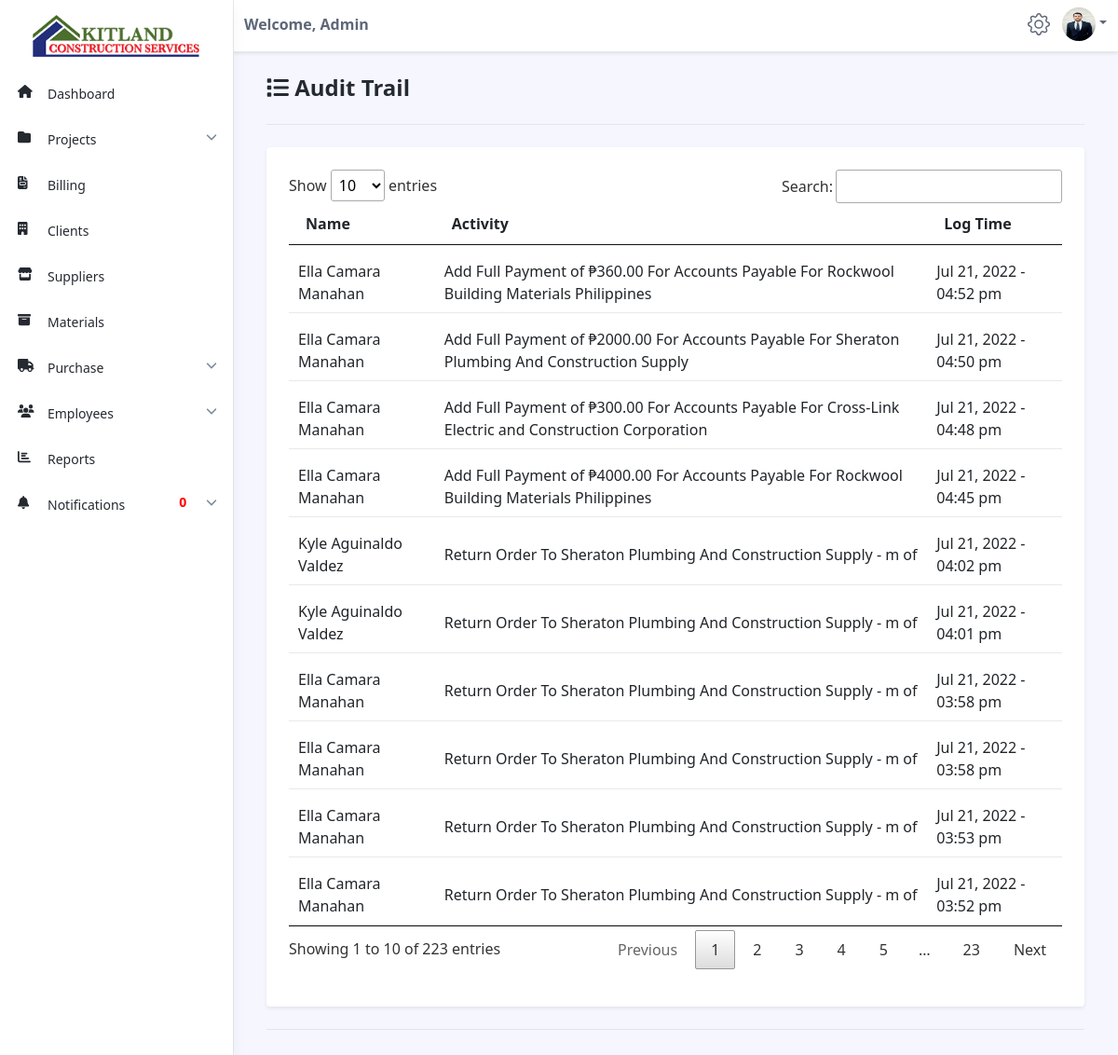
Before: /admin/audit-trail.php (signed in) with the older database file.
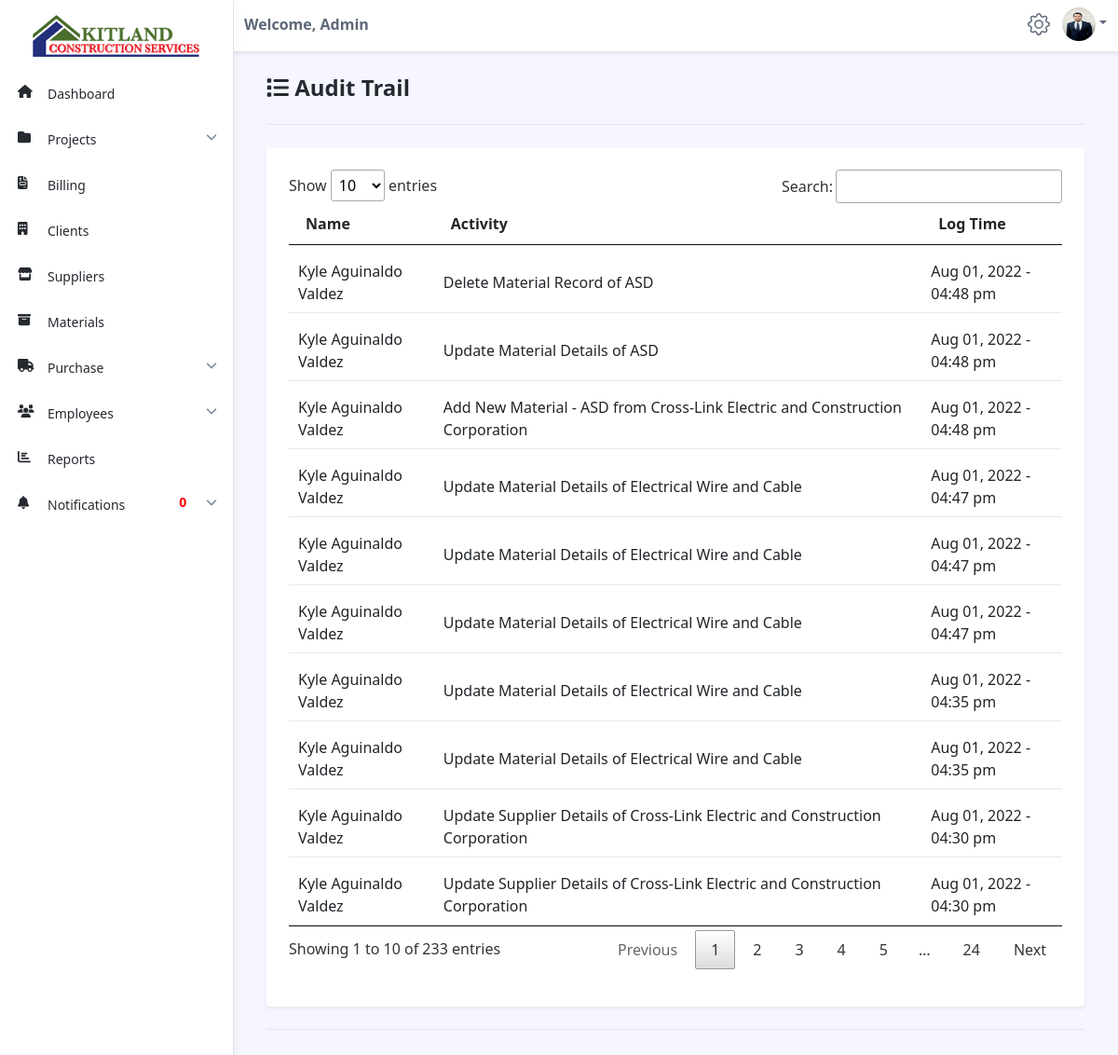
After: the same page with the newer database file.
### tables this page shows
CREATE TABLE `logs` (
  `id` int(11) NOT NULL,
  `username` varchar(255) NOT NULL,
  `log_time` datetime NOT NULL,
  `activity` varchar(255) NOT NULL
);

CREATE TABLE `staffs` (
  `id` int(11) NOT NULL,
  `staff_id` varchar(255) NOT NULL,
  `full_name` varchar(255) NOT NULL,
  `birthday` date NOT NULL,
  `age` varchar(255) NOT NULL,
  `gender` varchar(255) NOT NULL,
  `address` varchar(255) NOT NULL,
  `contact` varchar(255) NOT NULL,
  `civil_status` varchar(255) NOT NULL,
  `profile` varchar(255) NOT NULL,
  `status` varchar(255) NOT NULL,
  `email` varchar(255) NOT NULL,
  `username` varchar(255) NOT NULL,
  `password` varchar(255) NOT NULL,
  `access` varchar(255) NOT NULL,
  `otp` varchar(255) NOT NULL,
  `date_added` date NOT NULL,
  `last_login` datetime NOT NULL,
  `last_activity` datetime NOT NULL,
  `last_logout` datetime NOT NULL
);

### admin/audit-trail.php (the view, shortened to what this page needs)
<?php
include('../connections/config.php');
?>
<!DOCTYPE html>
<!DOCTYPE html>
<html lang="en">
<head>
    <link id="theme-style" rel="stylesheet" href="dataTables/jquery.dataTables.min.css">
    <link id="theme-style" rel="stylesheet" href="assets/css/portal.css">
    <link rel="stylesheet" href="../assets/css/style.css" />
</head>
<body class="app">
    <?php include('navbar.php'); ?>
    <div class="app-wrapper">
        <div class="app-content pt-3 p-md-3 p-lg-4">
            <div class="container-xl">
                <h1 class="app-page-title"><span class="nav-icon"><i class="fa fa-list"></i></span> Audit Trail</h1>
                <hr class="mb-4">
                <div class="row g-4 settings-section">
                    <div class="col-12 col-md-12">
                        <div class="app-card app-card-settings shadow-sm p-4">
                            <div class="app-card-body">
                                <form class="settings-form">
                                    <div class="mb-3">
                                        <table id="myTable" class="table app-table-hover mb-0 text-left">
                                            <thead>
                                                <tr>
                                                    <th class="cell">Name</th>
                                                    <th class="cell">Activity</th>
                                                    <th class="cell">Log Time</th>
                                                </tr>
                                            </thead>
                                            <tbody>
                                                <?php
                                                $sql = "SELECT * FROM logs, staffs WHERE logs.username = staffs.username ORDER by logs.id DESC";
                                                $result = mysqli_query($conn, $sql);
                                                $count = mysqli_num_rows($result);
                                                if ($count > 0) {
                                                    while ($row = mysqli_fetch_assoc($result)) {
                                                        $full_name = $row['full_name'];
                                                        $activity = $row['activity'];
                                                        $log_time = $row['log_time'];
                                                        $logout = date("M d, Y - h:i a", strtotime($log_time));
                                                ?>
                                                        <tr>
                                                            <td class="cell" style="padding-top: 1em"><?php echo $full_name; ?></td>
                                                            <td class="cell" style="padding-top: 1em"><?php echo $activity; ?></td>
                                                            <td class="cell" style="padding-top: 1em"><?php echo $logout; ?></td>
                                                        </tr>
                                                <?php
                                                    }
                                                } else {
                                                    echo "<script>alert('No Logs Found!')</script>";
                                                }
                                                ?>
                                            </tbody>
                                        </table>
                                    </div>
                                </form>
                            </div>
                        </div>
                    </div>
                </div>
                <hr class="my-4">
            </div>
        </div>
    </div>
</body>
</html>

Changed rows visible on the page:
no longer on this page (row unchanged): logs: staffs.full_name "Ella Camara Manahan", activity "Add Full Payment of ₱360.00 For Accounts Payable For Rockwool Building Materials Philippines", log_time "Jul 21, 2022 - 04:52 pm"
no longer on this page (row unchanged): logs: staffs.full_name "Ella Camara Manahan", activity "Add Full Payment of ₱2000.00 For Accounts Payable For Sheraton Plumbing And Construction Supply", log_time "Jul 21, 2022 - 04:50 pm"
no longer on this page (row unchanged): logs: staffs.full_name "Ella Camara Manahan", activity "Add Full Payment of ₱300.00 For Accounts Payable For Cross-Link Electric and Construction Corporation", log_time "Jul 21, 2022 - 04:48 pm"
no longer on this page (row unchanged): logs: staffs.full_name "Ella Camara Manahan", activity "Add Full Payment of ₱4000.00 For Accounts Payable For Rockwool Building Materials Philippines", log_time "Jul 21, 2022 - 04:45 pm"
no longer on this page (row unchanged): logs: staffs.full_name "Kyle Aguinaldo Valdez", activity "Return Order To Sheraton Plumbing And Construction Supply - m of", log_time "Jul 21, 2022 - 04:02 pm"
no longer on this page (row unchanged): logs: staffs.full_name "Kyle Aguinaldo Valdez", activity "Return Order To Sheraton Plumbing And Construction Supply - m of", log_time "Jul 21, 2022 - 04:01 pm"
no longer on this page (row unchanged): logs: staffs.full_name "Ella Camara Manahan", activity "Return Order To Sheraton Plumbing And Construction Supply - m of", log_time "Jul 21, 2022 - 03:58 pm"
no longer on this page (row unchanged): logs: staffs.full_name "Ella Camara Manahan", activity "Return Order To Sheraton Plumbing And Construction Supply - m of", log_time "Jul 21, 2022 - 03:58 pm"
no longer on this page (row unchanged): logs: staffs.full_name "Ella Camara Manahan", activity "Return Order To Sheraton Plumbing And Construction Supply - m of", log_time "Jul 21, 2022 - 03:53 pm"
no longer on this page (row unchanged): logs: staffs.full_name "Ella Camara Manahan", activity "Return Order To Sheraton Plumbing And Construction Supply - m of", log_time "Jul 21, 2022 - 03:52 pm"
added logs: staffs.full_name "Kyle Aguinaldo Valdez", activity "Delete Material Record of ASD", log_time "Aug 01, 2022 - 04:48 pm"
added logs: staffs.full_name "Kyle Aguinaldo Valdez", activity "Update Material Details of ASD", log_time "Aug 01, 2022 - 04:48 pm"
added logs: staffs.full_name "Kyle Aguinaldo Valdez", activity "Add New Material - ASD from Cross-Link Electric and Construction Corporation", log_time "Aug 01, 2022 - 04:48 pm"
added logs: staffs.full_name "Kyle Aguinaldo Valdez", activity "Update Material Details of Electrical Wire and Cable", log_time "Aug 01, 2022 - 04:47 pm"
added logs: staffs.full_name "Kyle Aguinaldo Valdez", activity "Update Material Details of Electrical Wire and Cable", log_time "Aug 01, 2022 - 04:47 pm"
added logs: staffs.full_name "Kyle Aguinaldo Valdez", activity "Update Material Details of Electrical Wire and Cable", log_time "Aug 01, 2022 - 04:47 pm"
added logs: staffs.full_name "Kyle Aguinaldo Valdez", activity "Update Material Details of Electrical Wire and Cable", log_time "Aug 01, 2022 - 04:35 pm"
added logs: staffs.full_name "Kyle Aguinaldo Valdez", activity "Update Material Details of Electrical Wire and Cable", log_time "Aug 01, 2022 - 04:35 pm"
added logs: staffs.full_name "Kyle Aguinaldo Valdez", activity "Update Supplier Details of Cross-Link Electric and Construction Corporation", log_time "Aug 01, 2022 - 04:30 pm"
added logs: staffs.full_name "Kyle Aguinaldo Valdez", activity "Update Supplier Details of Cross-Link Electric and Construction Corporation", log_time "Aug 01, 2022 - 04:30 pm"
Other visible differences:
text written by a page script: "Show entries Search: Showing 1 to 10 of 223 entries Previous 1 2 3 4 5 … 23 Next" → "Show entries Search: Showing 1 to 10 of 233 entries Previous 1 2 3 4 5 … 24 Next"
